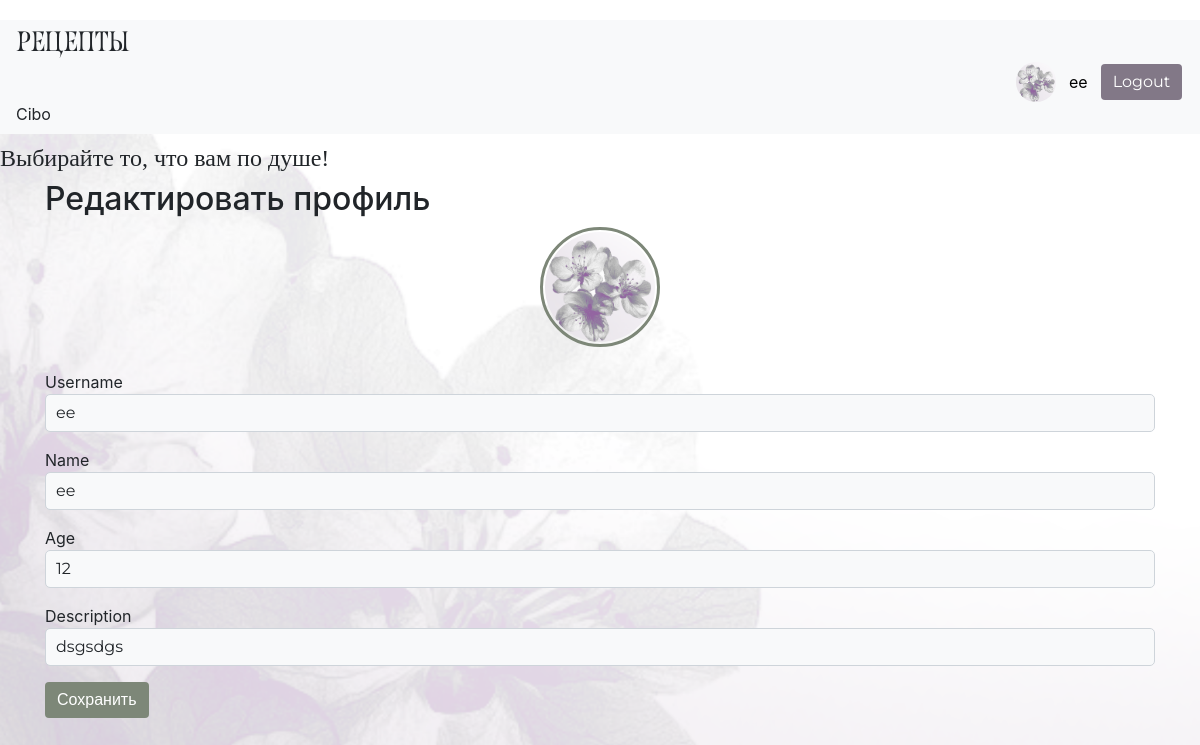
The app's page /edit_profile (signed in) with its own data.
### data/user.py (models this page shows, shortened)
class User(SqlAlchemyBase, UserMixin):
    __tablename__ = 'users'
    id = sa.Column(sa.Integer, primary_key=True, autoincrement=True)
    email = sa.Column(sa.String, index=True, unique=True, nullable=False)
    username = sa.Column(sa.String, nullable=True)
    name = sa.Column(sa.String, nullable=True)
    age = sa.Column(sa.Integer, nullable=True)
    description = sa.Column(sa.String, nullable=True)
    hashed_password = sa.Column(sa.String, nullable=True)
    avatar = sa.Column(sa.String, nullable=True)
    subscribers = sa.Column(sa.Integer, default=0)
    recipes = relationship("Recipe", back_populates="user")

### main.py (the view, shortened to what this page needs)
@app.route('/edit_profile', methods=['GET', 'POST'])
@login_required
def edit_profile():
    session = create_session()
    user = session.get(User, current_user.id)
    return render_template('edit_profile.html', user=user)

### data/db_session.py (called while the page is built)
def create_session() -> Session:
    global __factory
    return __factory()

### main.py (called while the page is built)
@login_manager.user_loader
def load_user(user_id):
    session = create_session()
    return session.get(User, user_id)

### templates/edit_profile.html (shortened to what this page needs)
{% extends "base.html" %}
{% block content %}
<h2>Редактировать профиль</h2>
<form method="post" enctype="multipart/form-data">
    <div class="avatar-upload">
        <label for="avatar-input">
            <img src="{{ url_for('static', filename=user.avatar or 'img/base_av.png') }}"
                 class="profile-avatar clickable-avatar">
        </label>
    </div>
    <p>Username<br>
    <input type="text" name="username" value="{{ user.username }}" class="form-control"></p>
    <p>Name<br>
    <input type="text" name="name" value="{{ user.name }}" class="form-control"></p>
    <p>Age<br>
    <input type="number" name="age" value="{{ user.age }}" class="form-control"></p>
    <p>Description<br>
    <input type="text" name="description" value="{{ user.description }}" class="form-control"></p>
    <button class="btn btn-custom-green">Сохранить</button>
</form>
{% endblock %}

### templates/base.html (shortened to what this page needs)
<!DOCTYPE html>
<html lang="en">
<head>
    <link rel="stylesheet"
          href="https://stackpath.bootstrapcdn.com/bootstrap/4.4.1/css/bootstrap.min.css"
>
    <link rel="stylesheet" href="{{ url_for('static', filename='css/style.css') }}">
</head>
<body>
<header>
    <nav class="navbar navbar-light bg-light d-flex justify-content-between">
        <h3 class="mb-0 logo-text">Рецепты</h3>
        <div class="d-flex align-items-center">
            {% if current_user.is_authenticated %}
                 <a href="/profile/{{ current_user.id }}" class="d-flex align-items-center user-link">
                     <img src="{{ url_for('static', filename=current_user.avatar or 'img/base_av.png') }}"
                          style="width:40px; height:40px; border-radius:50%; object-fit:cover; margin-right:8px;">
                     <span class="mr-2">
                         {{ current_user.name }}
                     </span>
                 </a>
                 <a href="/logout" class="btn btn-custom-purple">Logout</a>
            {% else %}
                 <a href="/register" class="btn btn-custom-green">Register</a>
                 <a href="/login" class="btn btn-custom-purple">Sign in</a>
            {% endif %}
        </div>
        <span class="mr-3">Cibo</span>
    </nav>
    <h4 class="header h4">Выбирайте то, что вам по душе!</h4>
</header>
<main role="main" class="container">
    {% block content %}{% endblock %}
</main>
</body>
</html>

### static/css/style.css (style rules this page uses)
body { background-image: url('/static/img/fon.png'); background-size: cover; background-repeat: no-repeat; background-position: center; background-attachment: fixed; padding-top: 20px; }
.btn-custom-green { background-color: #7d8778; color: white; border: none; font-family: 'Montserrat', sans-serif; }
.btn-custom-purple { background-color: #827887; color: white; border: none; font-family: 'Montserrat', sans-serif; }
.logo-text { font-family: 'Roshcha', serif !important; }
header h4 { font-family: 'Playfair Display', serif; font-size: 22px; margin-top: 10px; }
.navbar .d-flex.align-items-center { margin-left: 500px; gap: 5px; }
.profile-avatar { width: 120px; height: 120px; border-radius: 50%; object-fit: cover; border: 3px solid #7d8778; padding: 2px; }
.user-link { text-decoration: none; color: black; }
.avatar-upload { text-align: center; margin-bottom: 15px; }
.clickable-avatar { cursor: pointer; transition: 0.2s; }
.form-control { background-color: #f8f9fa; color: #212529; border: 1px solid #ced4da; border-radius: 5px; padding: 5px 10px; font-family: 'Montserrat', sans-serif; }
.form-control::placeholder { color: #6c756d; }

### records on screen
User: name "ee", username "ee", age "12", description "dsgsdgs"
